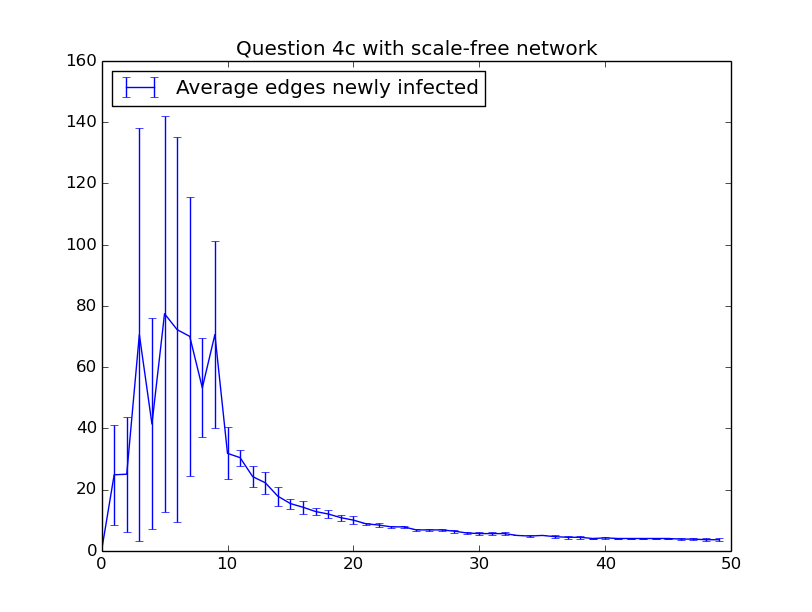

This figure's Python source:
import networkx as nx
import matplotlib.pyplot as plt
import numpy as np
import math as Math
import random

class erdos:

    def __init__(self, N, i, k, neighbors, repeat):

        self.N = N
        self.i = i
        self.k = k
        self.e = 2.5

        self.neighbors = neighbors
        self.repeat = repeat

        self.t = 0

        self.createGraph()

    def createGraph(self):
        """ Calculate the basic data for the graph """
        """ Generate everything for the scale free network """

        # Create a graph with degrees following a power law distribution

        s = []

        count = 0

        while len(s) < self.N:
            nextval = int(nx.utils.powerlaw_sequence(int(self.k), self.e)[0])
            
            if nextval != 0:
                count += nextval
                s.append(nextval)
                
        # s scaled and rounded such that the average degree equals k
        s = s / np.mean(s) * self.k
        s = np.around(s).astype(int)

        # Sum of degrees must be even. I added one edge to the first node to fix this
        if sum(s) % 2:
            s[0] += 1
            
        G = nx.configuration_model(s)
        G = nx.Graph(G)
           
        # Remove self-loops
        G.remove_edges_from(G.selfloop_edges())
            
        self.G = G
        
        self.generateInfected()
        
        
    def generateInfected(self):
        """ Generate infected nodes """
        
        # Infect 0.01% of the vertices, random
        nrinfected = int(float(self.N)*float(0.001))
        infected = random.sample(xrange(0, self.N), nrinfected)

        self.infected = np.zeros((self.N,), dtype=np.int)

        for val in infected:
            self.infected[infected] = 1

    def step(self, t):
        """ Do the calculation for this time step """

        self.t = t
        self.vertexes = 0
        self.newinfected = 0

        # Make a copy of self.infected to make sure that only vertexes that
        # were already infected can infect other vertexes in this step.
        infected = np.copy(self.infected)

        for j in xrange(0, self.N):

            # If the current node is not infected, we dont have to check this one
            if (not self.infected[j]):
                continue

            neighbors = nx.all_neighbors(self.G, j)

            # Loop through all the neighbors, and count infected
            for neighbor in neighbors:

                if (infected[neighbor] == 0):
                    self.checkInfected(neighbor)

    def calcNeighbors(self):
        """ Calculate the average of edges for newly infeced nodes in this step """

        # Make sure we don't have division by zero errors
        if (self.vertexes == 0 or self.newinfected == 0):
            self.neighbors[self.t][self.repeat] = 0
        else:   
            self.neighbors[self.t][self.repeat] = self.vertexes/self.newinfected

    def checkInfected(self, vertex):
        """ Check if the given vertex is infected in the next timestep """

        if (random.random() <= self.i):
            self.infected[vertex] = 1
            
            # Count the number of neighbors of the newly infected vertex/node
            nrneighbors = len(self.G.neighbors(vertex))
            
            self.vertexes += nrneighbors
            self.newinfected += 1
        

    def getStats(self):
        """ Get back the prevalence """
        return self.neighbors


def printGraph(prevalence, tTotal, repeat, label, stepsize = 10):
    """ Add the errorbarplot for this simulation to the figure """

    x = np.arange(0, tTotal, stepsize)
    y = np.empty([int(tTotal/stepsize)], dtype=float)
    std = np.empty([int(tTotal/stepsize)], dtype=float)

    j = 0

    # calculate the averages for each step
    for i in xrange(0, tTotal):

        if (i % stepsize == 0):
            step = prevalence[i]
            y[j] = np.average(step)

            # I enabled this print and set the tTotal to 2 to get the answer
            # for 1e. 
            #print y[j]

            std[j] = np.std(step)
            j += 1

    # plot the errorbar
    plt.errorbar(x, y, yerr=std, label=label)


def runSim(tTotal, repeat, N, i, k):
    """ Run the simulation with the given settings"""

    # Make an array to save the data
    prevalence = np.ndarray(shape=(tTotal, repeat), dtype=float)

    for j in xrange(0, repeat):

        print str(j+1) + '/' + str(repeat)

        graph = erdos(N, i, k, prevalence, j)

        for l in xrange(1, tTotal):
            graph.step(l)
            graph.calcNeighbors()

        prevalence = graph.getStats()

    return prevalence

def main():

    tTotal = 50
    repeat = 5

    # Run the two given simulations
    print 'Running simulation 1/1'
    sim1 = runSim(tTotal, repeat, 10**5, 0.01, 5.0)

    plt.figure()

    printGraph(sim1, tTotal, repeat, "Average edges newly infected", stepsize=1)

    plt.legend(loc=2)

    plt.title("Question 4c with scale-free network")

    print """ The figure shows the average number of edges for every newly infected node in a scale-free network simulation for <k>=5, i=0.1 and N=10^5. Every simulation is simulated with """ + str(tTotal) + """ steps and this is repeated. 
    """ + str(repeat) + """ times. """

    plt.show()


if __name__ == "__main__":
    main()
